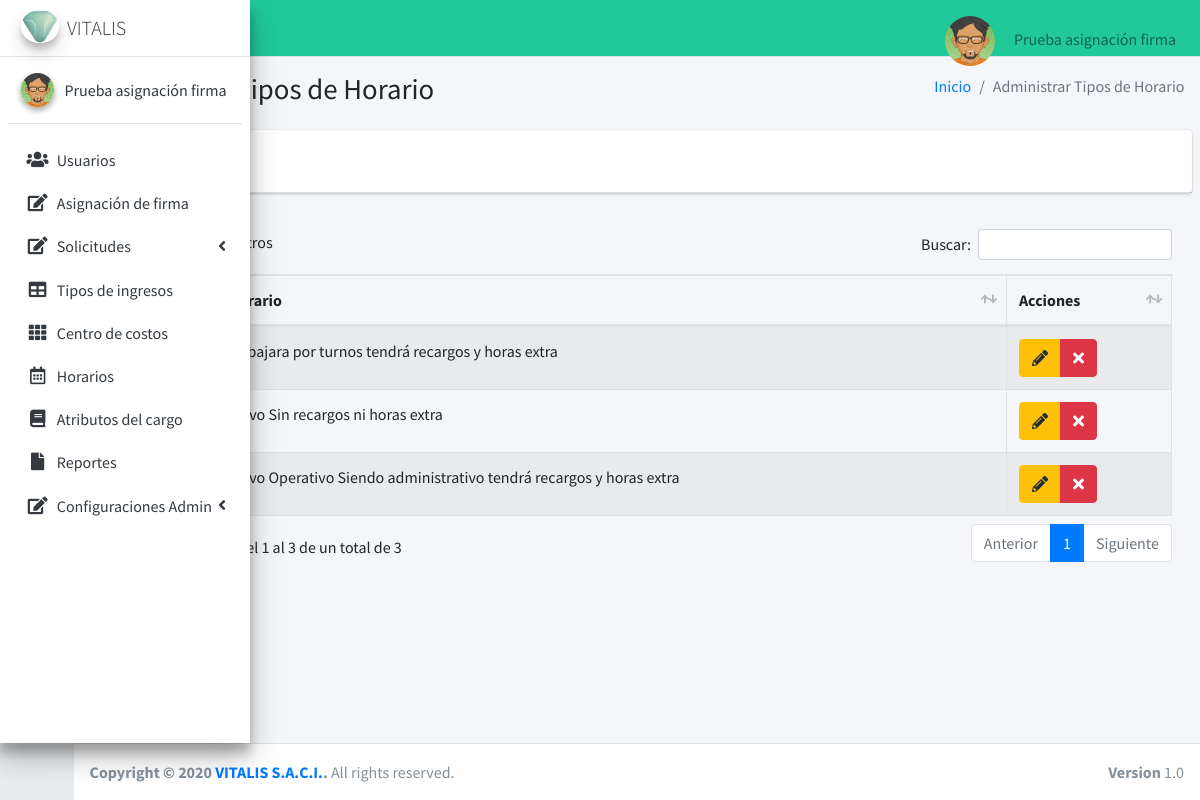
Screenshot of /horarios (signed in) with the database file from the repository.
### tables this page shows
CREATE TABLE `horarios` (
  `id` int(11) NOT NULL,
  `horario` varchar(100) NOT NULL,
  `fecha_horario` timestamp NOT NULL DEFAULT current_timestamp()
);

### controladores/plantilla.controlador.php (called while the page is built)
<?php
class ControladorPlantilla{
    static public function ctrPlantilla(){
        include "vistas/plantilla.php";
    }
}

### index.php (called while the page is built, shortened)
<?php
  require_once "controladores/plantilla.controlador.php";
  require_once "controladores/usuarios.controlador.php";
  require_once "controladores/horarios.controlador.php";
  require_once "controladores/firmas.controlador.php";
  require_once "modelos/horarios.modelo.php";
  $plantilla =new ControladorPlantilla();
  $plantilla -> ctrPlantilla();
  ?>

### controladores/horarios.controlador.php (called while the page is built, shortened)
<?php
class ControladorHorarios{
	static public function ctrMostrarHorarios($item, $valor){
		$tabla = "horarios";
		$respuesta = ModeloHorarios::mdlMostrarHorarios($tabla, $item, $valor);
		return $respuesta;
	}
}

### modelos/conexion.php (called while the page is built)
<?php
class Conexion{
	static public function conectar(){
		$link = new PDO("mysql:host=localhost;dbname=vitaweb",
			            "root",
			            "");
		$link->exec("set names utf8");
		return $link;
	}
}

### modelos/horarios.modelo.php (called while the page is built, shortened)
<?php
require_once "conexion.php";
class ModeloHorarios{
    static public function mdlMostrarHorarios($tabla, $item, $valor){
        if ($item != null) {
            $stmt = Conexion::conectar()->prepare("SELECT * FROM $tabla WHERE $item = :$item");
            $stmt -> bindParam(":".$item, $valor, PDO::PARAM_STR);
            $stmt -> execute();
            return $stmt ->fetch();
        }else {
            $stmt = Conexion::conectar()->prepare("SELECT * FROM $tabla");
            $stmt -> execute();
            return $stmt ->fetchAll();
        }
    }
}

### vistas/modulos/horarios.php (the view, shortened to what this page needs)
<div class="content-wrapper">
  <section class="content-header">
    <div class="container-fluid">
      <div class="row mb-2">
        <div class="col-sm-6">
          <h1>Administrar Tipos de Horario</h1>
        </div>
        <div class="col-sm-6">
          <ol class="breadcrumb float-sm-right">
            <li class="breadcrumb-item"><a href="inicio">Inicio</a></li>
            <li class="breadcrumb-item active">Administrar Tipos de Horario</li>
          </ol>
        </div>
      </div>
    </div>
  </section>
  <section class="content">
    <div class="card">
      <div class="card-header">
        <button type="button" class="btn btn-primary" data-toggle="modal" data-target="#AgregarHorario">
        </button>
      </div>
    </div>
    <div class="card-body">
      <table id="example1" class="table table-bordered table-striped">
        <thead>
          <tr>
            <th style="width: 10px;" >#</th>
            <th>Tipos de horario</th>
            <th>Acciones</th>
          </tr>
        </thead>
        <tbody>
        <?php
        $item = null;
        $valor = null;
          $tiposHorario = ControladorHorarios::ctrMostrarHorarios($item, $valor);
          foreach ($tiposHorario as $key => $value) {
            echo
          '<tr>
              <td>'.($key+1).'</td>
              <td>'.$value["horario"].'</td>
              <td>
                <div class="btn-group">
                  <button class="btn btn-warning btnEditarhorario"idTipohorario="'.$value["id"].'" data-toggle="modal"data-target="#modalEditarHorario"><i class="fas fa-pencil-alt"></i></button>
                  <button class="btn btn-danger btnEliminarHorario"idTipohorario="'.$value["id"].'"><i class="fa fa-times"></i></button>
                </div>
              </td>
          </tr>';
          }
        ?>
        </tbody>
      </table>
    </div>
</div>
</div>

### vistas/plantilla.php (shortened to what this page needs)
<!DOCTYPE html>
<html>
<head>
  <link rel="stylesheet" href="vistas/plugins/fontawesome-free/css/all.min.css">
  <link rel="stylesheet" href="https://code.ionicframework.com/ionicons/2.0.1/css/ionicons.min.css">
  <link rel="stylesheet" href="vistas/plugins/datatables-bs4/css/dataTables.bootstrap4.min.css">
  <link rel="stylesheet" href="vistas/plugins/datatables-responsive/css/responsive.bootstrap4.min.css">
  <link rel="stylesheet" href="vistas/plugins/tempusdominus-bootstrap-4/css/tempusdominus-bootstrap-4.min.css">
  <link rel="stylesheet" href="vistas/plugins/icheck-bootstrap/icheck-bootstrap.min.css">
  <link rel="stylesheet" href="vistas/plugins/jqvmap/jqvmap.min.css">
  <link rel="stylesheet" href="vistas/dist/css/adminlte.css">
  <link rel="stylesheet" href="vistas/plugins/overlayScrollbars/css/OverlayScrollbars.min.css">
  <link rel="stylesheet" href="vistas/plugins/daterangepicker/daterangepicker.css">
  <link rel="stylesheet" href="vistas/plugins/summernote/summernote-bs4.css">
</head>
<body class="hold-transition sidebar-collapse sidebar-mini login-page">
  <?php
  if (isset($_SESSION["iniciarSesion"]) && $_SESSION["iniciarSesion"] == "ok") {
    echo '<div class="wrapper">';
    include "modulos/nav.php";
    include "modulos/menu.php";
    if (isset($_GET["ruta"])) {
      if (
        $_GET["ruta"] == "inicio" ||
        $_GET["ruta"] == "usuarios" ||
        $_GET["ruta"] == "asignacionFirma" ||
        $_GET["ruta"] == "administrarsolicitudes" ||
        $_GET["ruta"] == "crear-solicitud" ||
        $_GET["ruta"] == "editar-solicitud" ||
        $_GET["ruta"] == "tiposIngreso" ||
        $_GET["ruta"] == "centroCostos" ||
        $_GET["ruta"] == "horarios" ||
        $_GET["ruta"] == "atributosCargo" ||
        $_GET["ruta"] == "reportes" ||
        $_GET["ruta"] == "configuraciones" ||
        $_GET["ruta"] == "configurarCorreo" ||
        $_GET["ruta"] == "datosFormato" ||
        $_GET["ruta"] == "perfiles" ||
        $_GET["ruta"] == "login" ||
        $_GET["ruta"] == "salir"
      ) {
        include "modulos/" . $_GET["ruta"] . ".php";
      } else {
        include "modulos/404.php";
      }
    } else {
      include "modulos/inicio.php";
    }
    include "modulos/footer.php";
  } else {
    include "modulos/login.php";
  }
  ?>
</body>
</html>

### vistas/modulos/nav.php (shortened to what this page needs)
<nav class="main-header navbar navbar-expand navbar-teal navbar-light">
    <ul class="navbar-nav">
        <li class="nav-item">
            <a class="nav-link" data-widget="pushmenu" href="#" role="button"><i class="fas fa-bars"></i></a>
        </li>
    </ul>
    <ul class="navbar-nav ml-auto">
        <li class="nav-item dropdown user-menu">
            <a href="#" class="nav-link dropdown-toggle" data-toggle="dropdown" aria-expanded="false">
            <?php
                   if ($_SESSION["foto"] != ""){
                   echo '<img src="'.$_SESSION["foto"].'"class="img-size-50 mr-3 img-circle">';
                   }else {
                   echo '<img src="vistas/img/usuarios/user1.jpg" class="img-size-50 mr-3 img-circle">';
                   }
                   ?>
                <span class="d-none d-md-inline"> <?php echo $_SESSION["nombre"]; ?></span>
            </a>
        </li>
    </ul>
</nav>

### vistas/modulos/menu.php (shortened to what this page needs)
<aside class="main-sidebar sidebar-light-primary elevation-4">
    <a href="inicio" class="brand-link">
      <img src="vistas/dist/img/logo3.png" alt="AdminLTE Logo" class="brand-image img-circle elevation-3"
           style="opacity: .8">
      <span class="brand-text font-weight-light">VITALIS</span>
    </a>
    <div class="sidebar">
      <div class="user-panel mt-3 pb-3 mb-3 d-flex">
        <div class="image">
        <?php
                   if ($_SESSION["foto"] != ""){
                    echo '<img src="'.$_SESSION["foto"].'"class="img-circle elevation-2">';
                   }else {
                    echo '<img src="vistas/img/usuarios/user5.png" class="img-circle elevation-2" alt="User Image">';
                   }
                ?>
        </div>
        <div class="info">
          <a href="#" class="d-block"><?php echo $_SESSION["nombre"]; ?></a>
        </div>
      </div>
      <nav class="mt-2">
        <ul class="nav nav-pills nav-sidebar flex-column" data-widget="treeview" role="menu" data-accordion="false">
               <li class="nav-item">
            <a href="usuarios" class="nav-link">
              <i class="nav-icon fas fa-users"></i>
              <p>
                Usuarios
              </p>
            </a>
            <li class="nav-item">
            <a href="asignacionFirma" class="nav-link">
              <i class="nav-icon fas fa-edit"></i>
              <p>
                Asignación de firma
              </p>
            </a>
            <li class="nav-item has-treeview">
            <a href="#" class="nav-link">
            <i class="nav-icon fas fa-edit"></i>
              <p>
                Solicitudes
                <i class="right fas fa-angle-left"></i>
              </p>
            </a>
          </li>
          <li class="nav-item">
            <a href="tiposIngreso" class="nav-link">
            <i class="nav-icon fas fa-table"></i>
              <p>
                Tipos de ingresos
              </p>
            </a>
          </li>
          <li class="nav-item">
            <a href="centroCostos" class="nav-link">
              <i class="nav-icon fas fa-th"></i>
              <p>
                Centro de costos
              </p>
            </a>
          </li>
          <li class="nav-item">
            <a href="horarios" class="nav-link">
              <i class="nav-icon far fa-calendar-alt"></i>
              <p>
                Horarios
              </p>
            </a>
          </li>
          <li class="nav-item">
            <a href="atributosCargo" class="nav-link">
              <i class="nav-icon fas fa-book"></i>
              <p>
                Atributos del cargo
              </p>
            </a>
          </li>
          <li class="nav-item">
            <a href="reportes" class="nav-link">
              <i class="nav-icon fas fa-file"></i>
              <p>
                Reportes
              </p>
            </a>
          </li>
          <li class="nav-item has-treeview">
            <a href="configuraciones" class="nav-link">
            <i class="nav-icon fas fa-edit"></i>
              <p>
                Configuraciones Admin
                <i class="right fas fa-angle-left"></i>
              </p>
            </a>
          </li>
            </ul>
      </nav>
    </div>
  </aside>

### vistas/modulos/footer.php
<footer class="main-footer">
    <strong>Copyright &copy; 2020 <a href="#">VITALIS S.A.C.I.</a>.</strong>
    All rights reserved.
    <div class="float-right d-none d-sm-inline-block">
      <b>Version</b> 1.0
    </div>
  </footer>

### rows the page displays
horarios: horario "Rotativo Trabajara por turnos tendrá recargos y horas extra"
horarios: horario "Administrativo Sin recargos ni horas extra"
horarios: horario "Administrativo Operativo Siendo administrativo tendrá recargos y horas extra"

### other values shown
$_SESSION["nombre"] "Prueba asignación firma"
